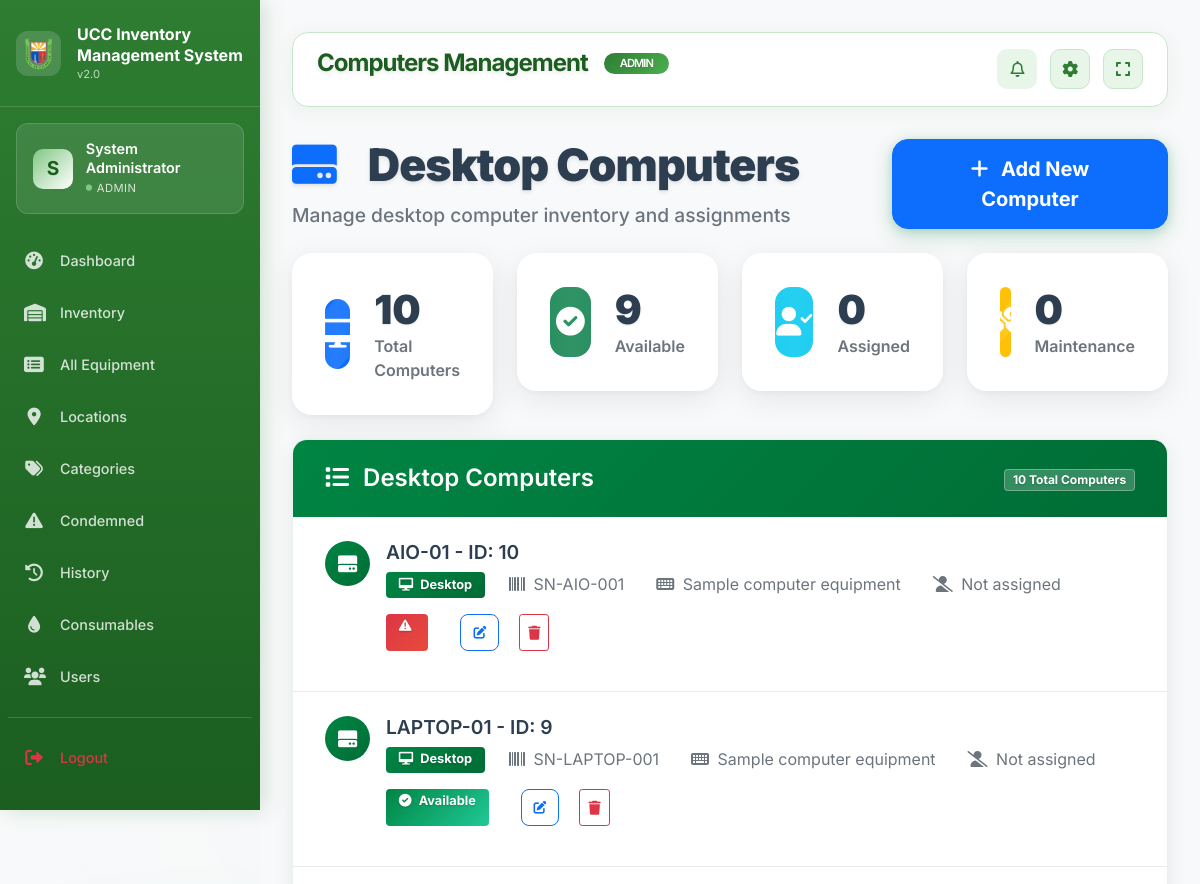
Page /archive_sites/computers.php (signed in, upper part) on the earlier database version.
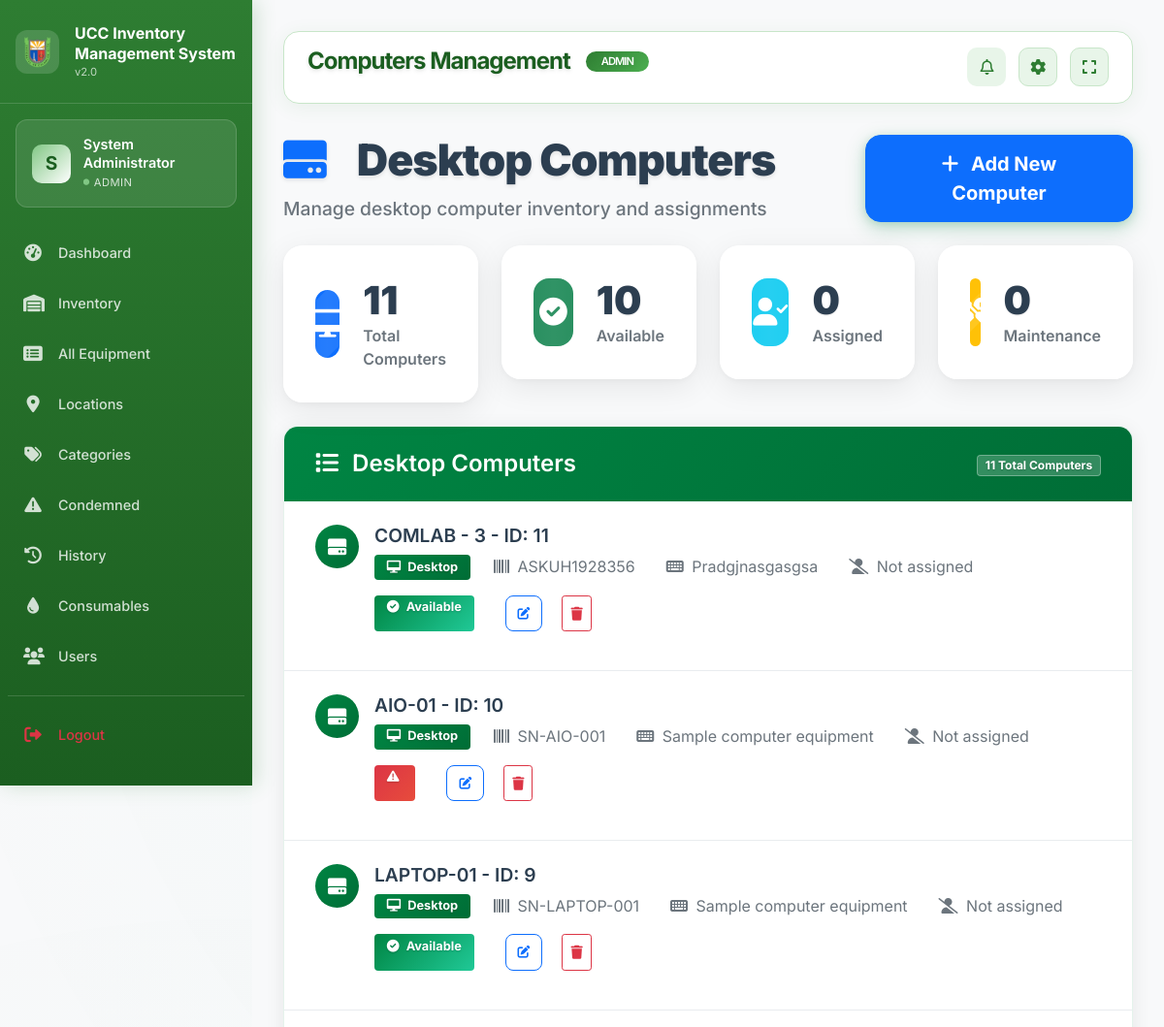
Same page on the later database version.
### tables this page shows
CREATE TABLE `computer_inventory` (
  `id` int(11) NOT NULL,
  `item_number` varchar(50) NOT NULL,
  `computer_set_description` varchar(200) NOT NULL,
  `processor` varchar(100) NOT NULL,
  `ram` varchar(50) NOT NULL,
  `storage` varchar(100) NOT NULL,
  `device_type` enum('Desktop','Laptop','All-in-One') NOT NULL,
  `keyboard_status` enum('OK','Missing','Damaged','Needs Repair') DEFAULT 'OK',
  `mouse_status` enum('OK','Missing','Damaged','Needs Repair') DEFAULT 'OK',
  `power_cord_status` enum('OK','Missing','Damaged','Needs Repair') DEFAULT 'OK',
  `hdmi_status` enum('OK','Missing','Damaged','Needs Repair') DEFAULT 'OK',
  `operating_system` varchar(100) DEFAULT NULL,
  `serial_number` varchar(200) NOT NULL,
  `condition_status` enum('Excellent','Good','Fair','Poor','Damaged') DEFAULT 'Good',
  `location_id` int(11) DEFAULT NULL,
  `remarks` text DEFAULT NULL,
  `status` enum('available','assigned','maintenance','damaged','retired') DEFAULT 'available',
  `is_condemned` tinyint(1) DEFAULT 0,
  `condemned_date` timestamp NULL DEFAULT NULL,
  `condemned_reason` text DEFAULT NULL,
  `condemned_by` int(11) DEFAULT NULL,
  `assigned_to` int(11) DEFAULT NULL,
  `assigned_date` timestamp NULL DEFAULT NULL,
  `created_at` timestamp NOT NULL DEFAULT current_timestamp(),
  `updated_at` timestamp NOT NULL DEFAULT current_timestamp() ON UPDATE current_timestamp()
);

### archive_sites/computers.php (the view, shortened to what the changed rows need)
<?php
$database = new Database();
$db = $database->getConnection();
$query = "SELECT c.*, u.full_name as assigned_user FROM computer_inventory c
          LEFT JOIN users u ON c.assigned_to = u.id
          ORDER BY c.id DESC";
$stmt = $db->prepare($query);
$stmt->execute();
$computers = $stmt->fetchAll(PDO::FETCH_ASSOC);
include '../includes/header.php';
?>
<div class="computers-header mb-4">
    <div class="row align-items-center">
        <div class="col-md-8">
            <div class="page-title-section">
                <h2 class="page-title mb-2">
                    <i class="fas fa-hdd text-primary me-3"></i>
                    Desktop Computers
                </h2>
            </div>
        </div>
    </div>
</div>
<div class="row mb-4">
    <?php
    $total_computers = count($computers);
    $available_count = count(array_filter($computers, function($c) { return $c['status'] == 'available'; }));
    ?>
    <div class="col-md-3">
        <div class="stat-card">
            <div class="stat-content">
                <h3><?php echo $total_computers; ?></h3>
                <p>Total Computers</p>
            </div>
        </div>
    </div>
    <div class="col-md-3">
        <div class="stat-card">
            <div class="stat-content">
                <h3><?php echo $available_count; ?></h3>
                <p>Available</p>
            </div>
        </div>
    </div>
</div>
<div class="modern-list-container">
    <div class="modern-list-header">
        <div class="modern-list-actions">
            <span class="badge badge-primary-modern">
                <?php echo count($computers); ?> Total Computers
            </span>
        </div>
    </div>
    <div class="modern-list-wrapper">
        <?php if (empty($computers)): ?>
        <div class="empty-state">
            <div class="empty-icon">
                <i class="fas fa-desktop"></i>
            </div>
            <h4>No Desktop Computers Found</h4>
            <p class="text-muted">No desktop computers found in the system.</p>
        </div>
        <?php else: ?>
        <div class="list-group modern-list-group">
            <?php foreach ($computers as $computer): ?>
            <div class="list-group-item modern-list-item">
                <div class="list-item-content">
                    <div class="list-item-main">
                        <div class="list-item-icon">
                            <i class="fas fa-hdd"></i>
                        </div>
                        <div class="list-item-details">
                            <div class="list-item-title">
                                <h5 class="mb-1">
                                    <?php echo htmlspecialchars($computer['computer_set_description']); ?> - ID: <?php echo $computer['id']; ?>
                                </h5>
                            </div>
                            <div class="list-item-meta">
                                <span class="badge badge-primary-modern me-2">
                                    <i class="fas fa-desktop me-1"></i>
                                    Desktop
                                </span>
                                <span class="text-muted me-3">
                                    <i class="fas fa-barcode me-1"></i>
                                    <?php echo htmlspecialchars($computer['serial_number']); ?>
                                </span>
                                <span class="text-muted me-3">
                                    <i class="fas fa-keyboard me-1"></i>
                                    <?php echo $computer['remarks'] ? htmlspecialchars($computer['remarks']) : 'No remarks'; ?>
                                </span>
                                <?php if ($computer['assigned_user']): ?>
                                <span class="text-success me-3">
                                    <i class="fas fa-user-check me-1"></i>
                                    <?php echo htmlspecialchars($computer['assigned_user']); ?>
                                </span>
                                <?php else: ?>
                                <span class="text-muted me-3">
                                    <i class="fas fa-user-slash me-1"></i>
                                    Not assigned
                                </span>
                                <?php endif; ?>
                                <span class="badge badge-<?php
                                    echo $computer['status'] == 'available' ? 'success' :
                                        ($computer['status'] == 'assigned' ? 'primary' :
                                        ($computer['status'] == 'maintenance' ? 'warning' : 'danger'));
                                ?>-modern me-3">
                                    <i class="fas fa-<?php
                                        echo $computer['status'] == 'available' ? 'check-circle' :
                                            ($computer['status'] == 'assigned' ? 'user' :
                                            ($computer['status'] == 'maintenance' ? 'tools' : 'exclamation-triangle'));
                                    ?> me-1"></i>
                                    <?php echo ucfirst($computer['status']); ?>
                                </span>
                                <button class="btn btn-sm btn-outline-primary edit-btn me-1"
                                        data-id="<?php echo $computer['id']; ?>"
                                        data-description="<?php echo htmlspecialchars($computer['computer_set_description']); ?>"
                                        data-serial="<?php echo htmlspecialchars($computer['serial_number']); ?>"
                                        data-peripherals="<?php echo htmlspecialchars($computer['remarks']); ?>"
                                        data-status="<?php echo $computer['status']; ?>"
                                        data-assigned="<?php echo $computer['assigned_to']; ?>"
                                        data-bs-toggle="modal" data-bs-target="#editModal"
                                        title="Edit Computer">
                                    <i class="fas fa-edit"></i>
                                </button>
                                <button class="btn btn-sm btn-outline-danger delete-btn"
                                        data-id="<?php echo $computer['id']; ?>"
                                        data-bs-toggle="modal" data-bs-target="#deleteModal"
                                        title="Delete Computer">
                                    <i class="fas fa-trash"></i>
                                </button>
                            </div>
                        </div>
                    </div>
                </div>
            </div>
            <?php endforeach; ?>
        </div>
        <?php endif; ?>
    </div>
</div>
<?php include '../includes/footer.php'; ?>

Differences in the rows shown:
added computer_inventory: computer_set_description "COMLAB - 3", id "11", serial_number "ASKUH1928356", remarks "Pradgjnasgasgsa", shows "Not assigned", status "Available"
Other differences:
$total_computers: "10" → "11"
$available_count: "9" → "10"
count($computers): "10" → "11"
